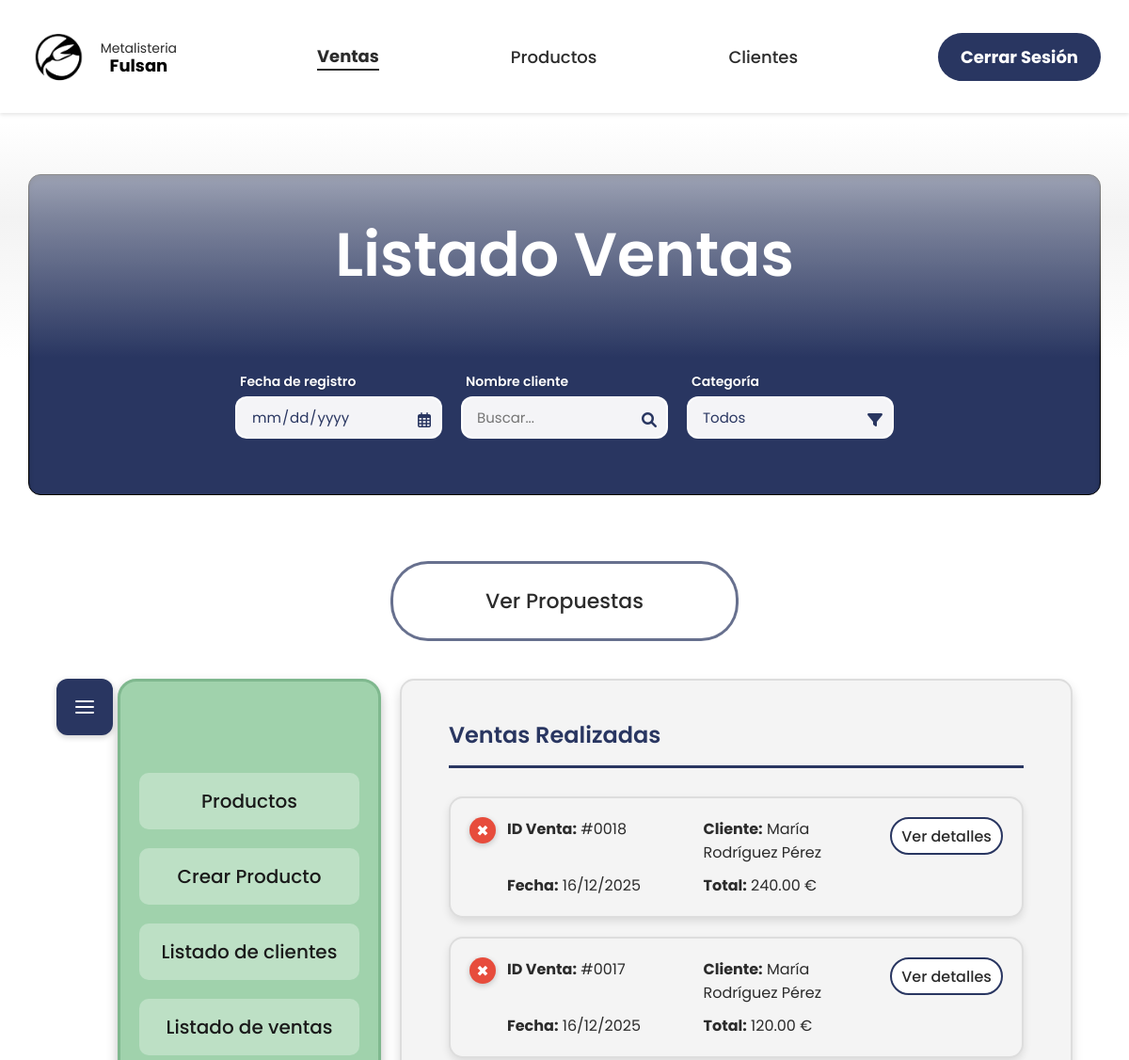
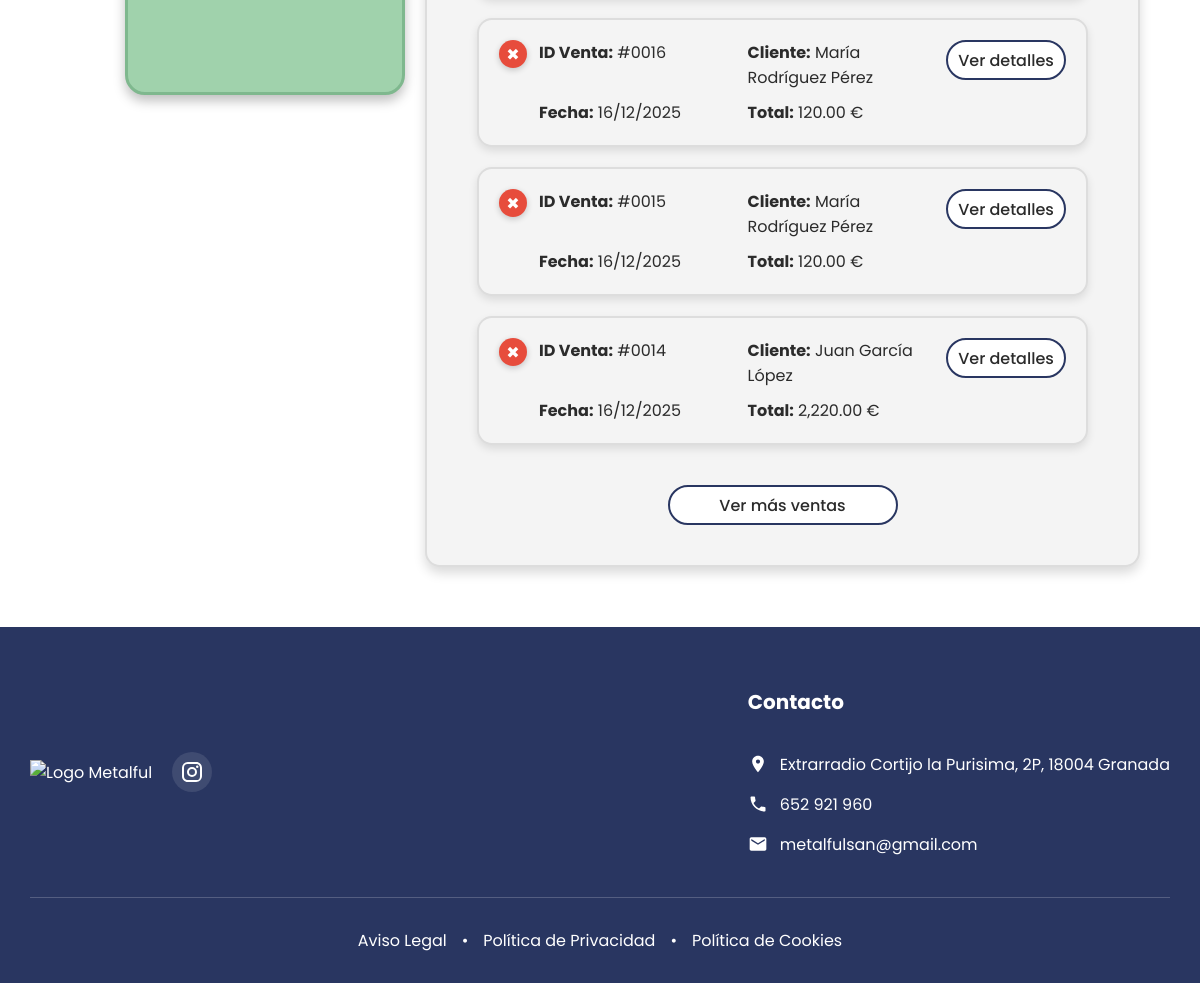
Page /listadoventasadmin.php on the earlier database version (2 pictures, top to bottom).
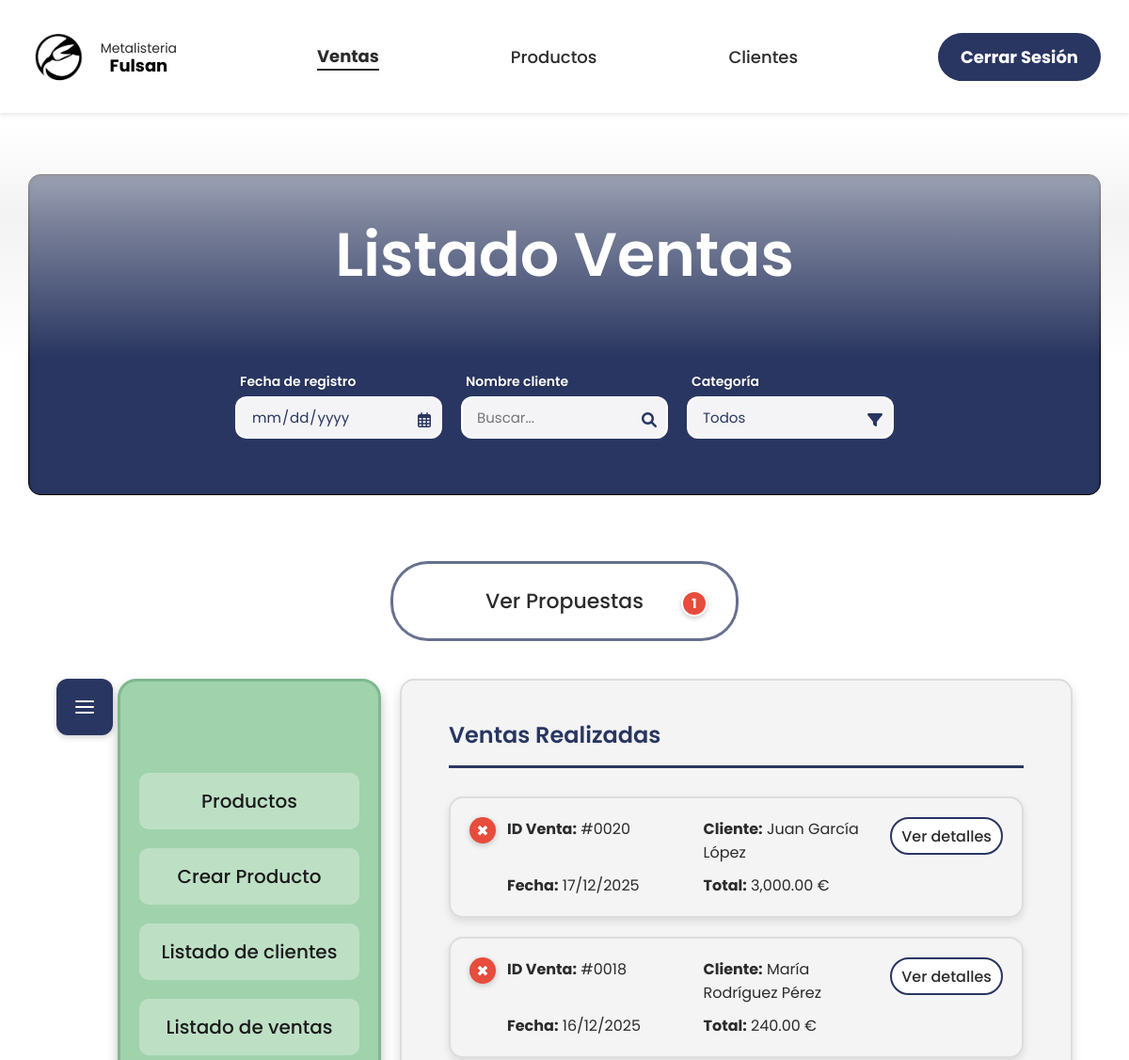
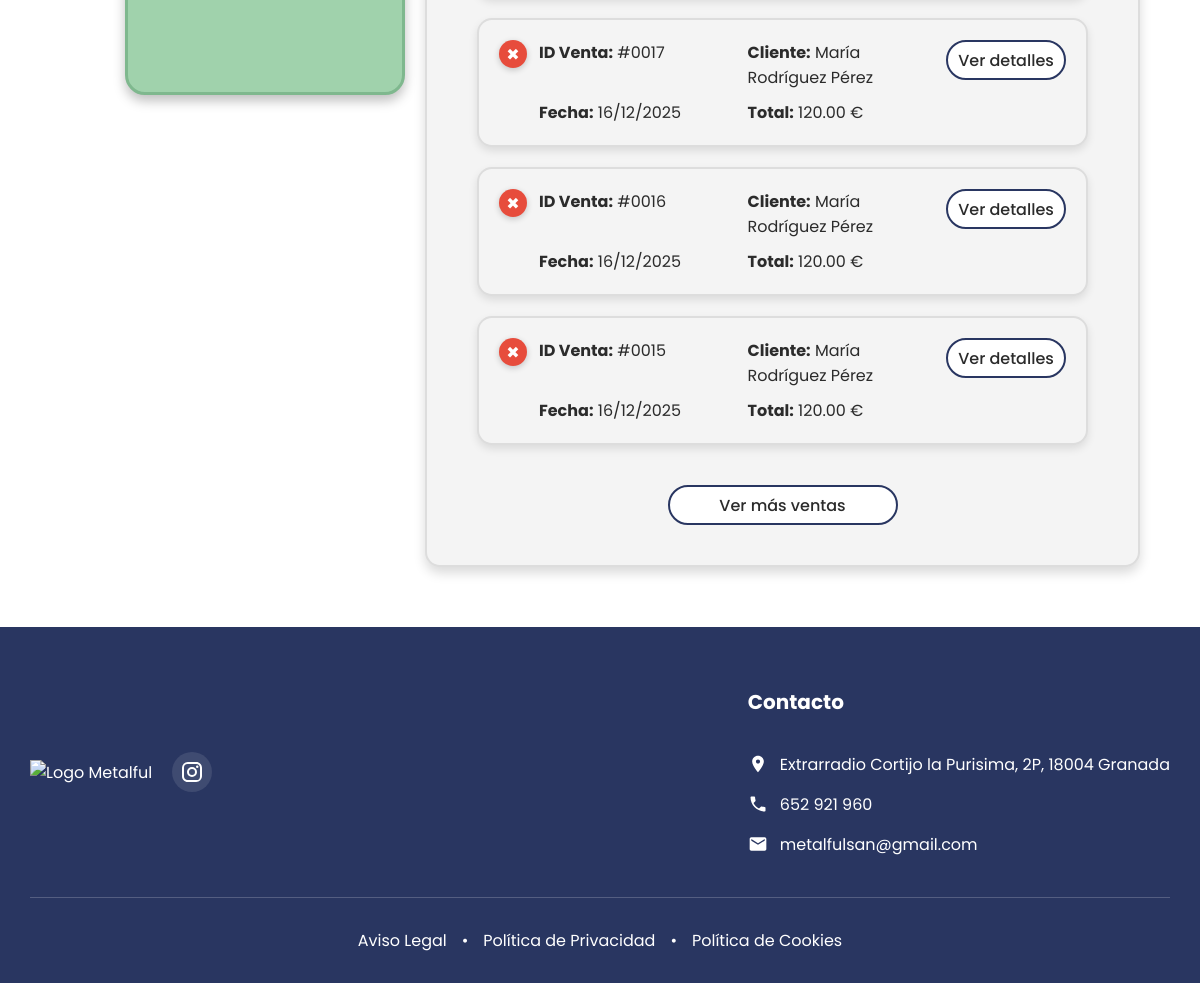
Same page on the later database version (2 pictures, top to bottom).
### tables this page shows
CREATE TABLE `ventas` (
  `id` int(11) NOT NULL,
  `id_cliente` int(11) NOT NULL,
  `fecha` datetime DEFAULT current_timestamp(),
  `total` decimal(10,2) DEFAULT 0.00,
  `estado` varchar(20) DEFAULT 'Pendiente',
  `nombre_completo` varchar(255) DEFAULT NULL,
  `email` varchar(255) DEFAULT NULL,
  `telefono` varchar(50) DEFAULT NULL,
  `calle` varchar(255) DEFAULT NULL,
  `numero` varchar(50) DEFAULT NULL,
  `piso` varchar(50) DEFAULT NULL,
  `codigo_postal` varchar(20) DEFAULT NULL,
  `localidad` varchar(100) DEFAULT NULL,
  `notas` text DEFAULT NULL
);

CREATE TABLE `clientes` (
  `id` int(11) NOT NULL,
  `nombre` varchar(100) NOT NULL,
  `apellidos` varchar(100) NOT NULL,
  `email` varchar(100) NOT NULL,
  `password` varchar(255) NOT NULL,
  `dni` varchar(20) DEFAULT NULL,
  `telefono` varchar(20) DEFAULT NULL,
  `rol` enum('admin','cliente') DEFAULT 'cliente',
  `direccion` varchar(255) DEFAULT NULL,
  `numero` varchar(20) DEFAULT NULL,
  `piso` varchar(20) DEFAULT NULL,
  `ciudad` varchar(100) DEFAULT NULL,
  `provincia` varchar(100) DEFAULT 'Granada',
  `codigo_postal` varchar(10) DEFAULT NULL,
  `fecha_registro` datetime DEFAULT current_timestamp(),
  `activo` tinyint(1) DEFAULT 1
);

### listadoventasadmin.php (the view, shortened to what the changed rows need)
<?php
include 'conexion.php';
$lang = [];
$propuestas_pendientes = 0;
try {
    $sql_count = "SELECT COUNT(*) as total FROM carrito_personalizados WHERE estado = 'pendiente'";
    $stmt_count = $conn->query($sql_count);
    $propuestas_pendientes = $stmt_count->fetch(PDO::FETCH_ASSOC)['total'];
} catch(Exception $e) { }
$where = "WHERE 1=1";
$params = [];
$filtro_fecha = $_GET['fecha'] ?? '';
$filtro_cliente = $_GET['cliente'] ?? '';
$filtro_producto = $_GET['producto'] ?? '';
$sql = "SELECT v.*, c.nombre as nombre_cli, c.apellidos as apellidos_cli
        FROM ventas v
        JOIN clientes c ON v.id_cliente = c.id
        $where
        ORDER BY v.fecha DESC";
$stmt = $conn->prepare($sql);
$stmt->execute($params);
$ventas = $stmt->fetchAll(PDO::FETCH_ASSOC);
$total_registros = count($ventas);
?>
<!DOCTYPE html>
<html lang="es">
<head>
    <link rel="stylesheet" href="css/administrador.css">
    <link rel="stylesheet" href="https://cdnjs.cloudflare.com/ajax/libs/font-awesome/6.0.0/css/all.min.css">
</head>
<body>
    <div class="listadoProductos-administrador">
        <div class="titulo-section">
            <h1 class="titulo-principal">Listado Ventas</h1>
        </div>
        <div class="botones-superiores">
            <a href="admin_propuestas.php" class="boton-anadir-nuevo">
                <p><?php echo isset($lang['admin_ventas_btn_propuestas']) ? $lang['admin_ventas_btn_propuestas'] : 'Ver Propuestas'; ?></p>
                <?php if($propuestas_pendientes > 0): ?>
                    <span class="badge-notif"><?php echo $propuestas_pendientes; ?></span>
                <?php endif; ?>
            </a>
        </div>
        <div class="productos-layout">
            <div class="cuadro-fondo">
                <?php if ($total_registros == 0): ?>
                    <div class="empty-state-ventas">
                        <i class="fas fa-shopping-cart"></i>
                        <h3><?php echo isset($lang['admin_ventas_sin_ventas']) ? $lang['admin_ventas_sin_ventas'] : 'No hay ventas registradas'; ?></h3>
                        <p>No se han encontrado ventas con los filtros actuales.</p>
                        <?php if(!empty($filtro_fecha) || !empty($filtro_cliente) || !empty($filtro_producto)): ?>
                             <button onclick="borrarTodo()" style="margin-top:15px; background:#293661; color:white; padding:8px 15px; border:none; border-radius:5px; cursor:pointer;">
                                <?php echo isset($lang['admin_ventas_filtro_limpiar']) ? $lang['admin_ventas_filtro_limpiar'] : 'Limpiar Filtros'; ?>
                             </button>
                        <?php endif; ?>
                    </div>
                <?php else: ?>
                    <div id="lista-ventas">
                        <?php foreach ($ventas as $venta): ?>
                            <div class="venta item-venta">
                                <form method="POST" action="listadoventasadmin.php" style="position: absolute; top: 10px; left: 10px;">
                                    <button type="submit" class="boton-eliminar" title="Eliminar Venta" onclick="return confirm('¿Eliminar venta #<?php echo $venta['id']; ?>?');">✖</button>
                                </form>
                                <div class="venta-info">
                                    <p><strong>ID Venta:</strong> #<?php echo str_pad($venta['id'], 4, '0', STR_PAD_LEFT); ?></p>
                                    <p><strong>Cliente:</strong> <?php echo $venta['nombre_cli'] . ' ' . $venta['apellidos_cli']; ?></p>
                                    <p><strong>Fecha:</strong> <?php echo date('d/m/Y', strtotime($venta['fecha'])); ?></p>
                                    <p><strong>Total:</strong> <?php echo number_format($venta['total'], 2); ?> €</p>
                                </div>
                                <a href="detallesventas.php?id=<?php echo $venta['id']; ?>" class="boton-detalles">
                                    <p>Ver detalles</p>
                                </a>
                            </div>
                        <?php endforeach; ?>
                    </div>
                <?php endif; ?>
            </div>
        </div>
    </div>
</body>
</html>

Differences in the rows shown:
no longer on this page (row unchanged): ventas: id "0014", id_cliente.nombre "Juan", id_cliente.apellidos "García López", fecha "16/12/2025", total "2,220.00"
added ventas: id "0020", id_cliente.nombre "Juan", id_cliente.apellidos "García López", fecha "17/12/2025", total "3,000.00"
Other differences:
$propuestas_pendientes: (not shown) → "1"
